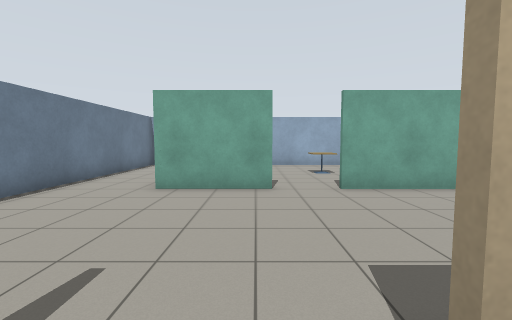
View 1 (above)

17 first-person views from a walk through a robot-simulator world made for Gazebo. The camera is 1.2 m above the floor, tilts 4° down and sees 90° across. The floor is counted in squares, 1 m on a side. Each view is taken from the middle of a square. On the plan, view 1 faces up. The plan holds only what a view shows up to about 12 squares ahead; the rest is blank. Gazebo's built-in surfaces are drawn with simple patterns.

View 2
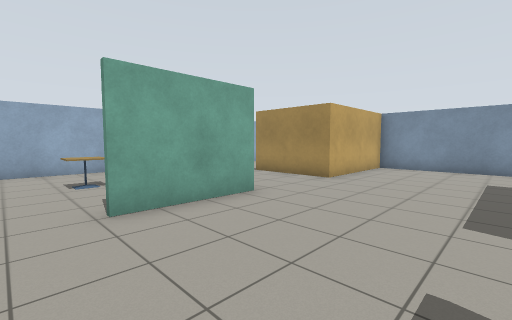

View 3
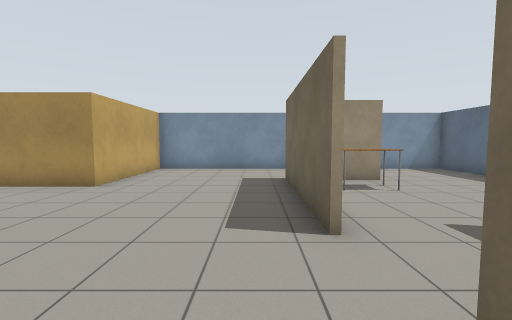

View 4
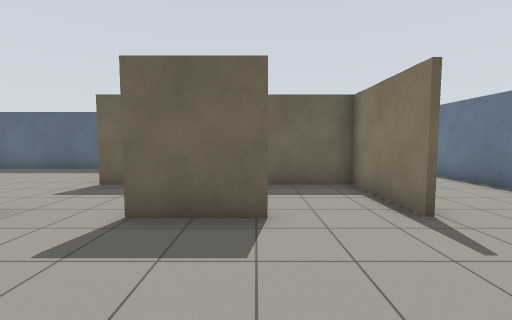

View 5
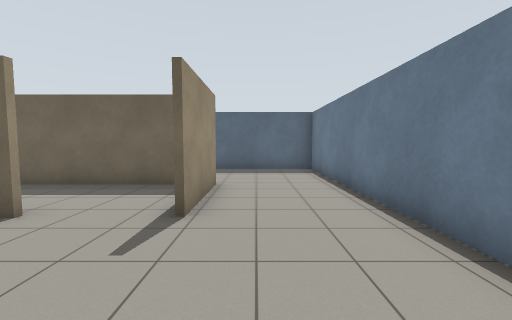

View 6
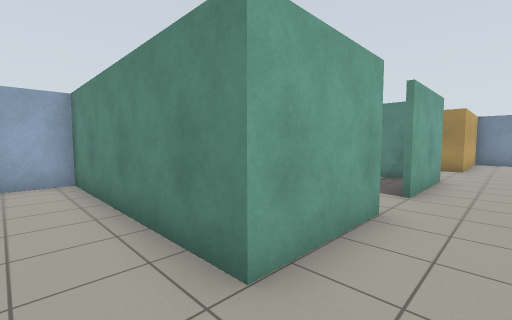

View 7
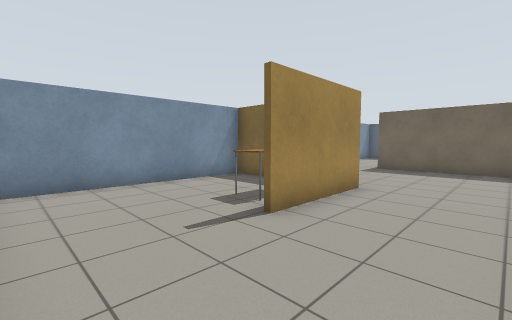

View 8
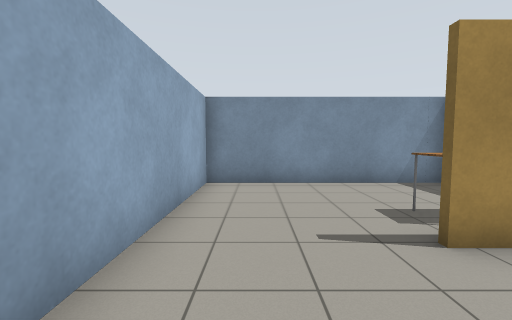

View 9
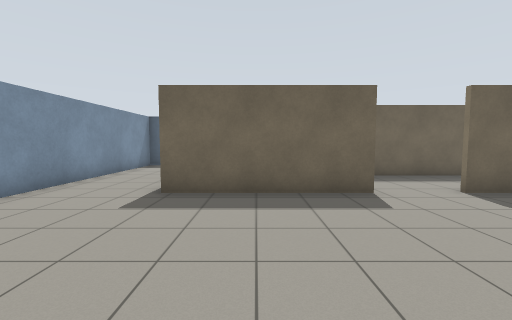

View 10
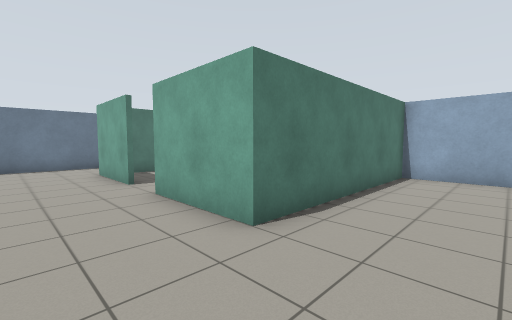

View 11
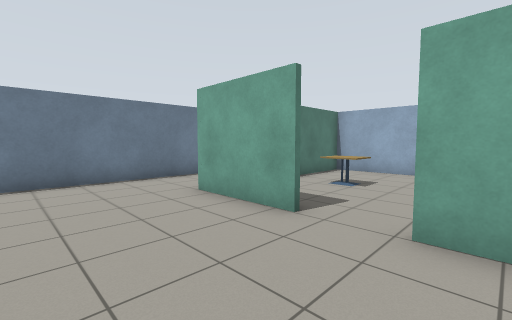

View 12
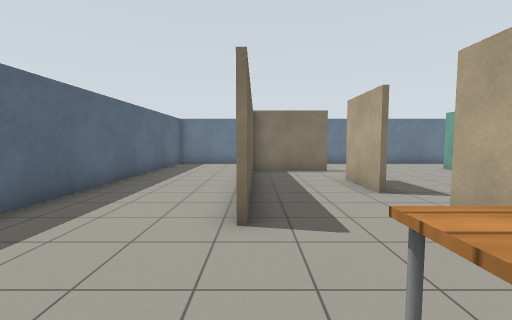

View 13
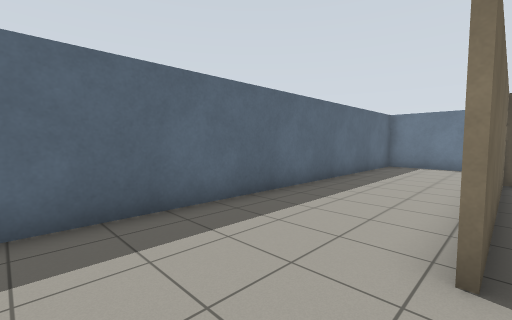

View 14
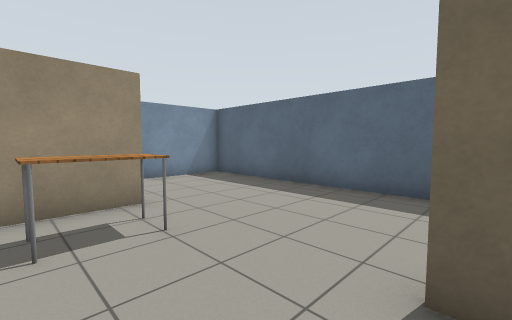

View 15
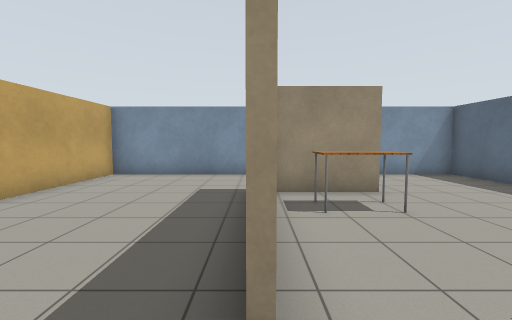

View 16
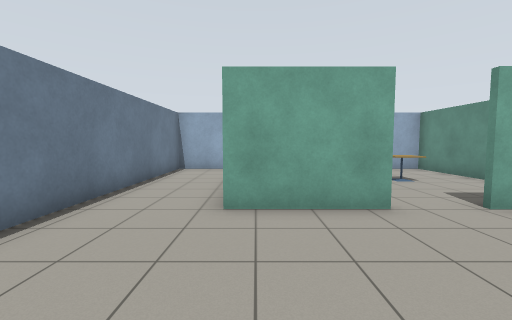

View 17
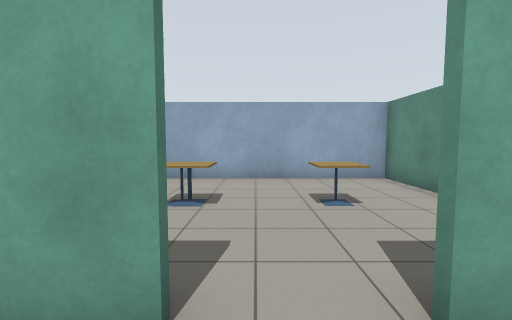

### Floor plan
Points are (right, up) in squares from view 1. A wall is a line through its corners. A room is listed if a view was taken in it or the views show most of it. See-through windows are left out.
Room 1 (views 1, 2, 3, 4, 5, 6, 7, 8, 9, 10, 11, 12, 13, 14, 15, 16, 17)
walls: (5.1, 1) (10.2, 1); (3.1, 0.9) (0.7, 0.9); (6.2, 0.9) (5.1, 0.9); (0.7, 1) (3.1, 1); (0.5, 6.5) (-2.6, 6.5) (-2.6, 13.5); (-1.7, 1) (-1.7, -2.1) (5.5, -2.1); (-1.9, -2.2) (-1.9, 1); (10.1, -2) (10.1, 0.5); (12, 6.5) (13.5, 6.5); (13.5, 6.3) (8.8, 6.3) (8.8, 9.9); (5.4, 13.5) (5.4, 6.5) (2.1, 6.5); (-2, 13.5) (-5.5, 13.5) (-5.5, -6.2) (13.5, -6.2) (13.5, 13.5) (5, 13.5)
ways out: opening at (1.5, 7) to room 2
objects: table (9, -1) to (9, 0); table (10, 8) to (10, 9)
Room 2 (no view inside)
walls: (-2.4, 8.6) (-2.4, 7.6); (5.2, 10) (5.2, 13.5); (-2.4, 13.5) (-2.4, 10.6); (5.2, 7.4) (5.2, 8.3); (5, 13.5) (-2, 13.5)
ways out: opening at (1.5, 7) to room 1
objects: cafe table (-1, 10); cafe table (0, 10); cafe table (2, 10) to (3, 10)

Where each view was taken, in squares from view 1:
view 1: 0 up, 0 right, facing up
view 2: 2 up, 1 right, facing up-right
view 3: 2 up, 2 right, facing right
view 4: 5 up, 1 right, facing down
view 5: 5 up, 3 left, facing down
view 6: 5 up, 4 left, facing up-right
view 7: 13 up, 6 right, facing down-right
view 8: 12 up, 6 right, facing right
view 9: 7 up, 8 right, facing down
view 10: 4 up, 8 right, facing up-left
view 11: 3 up, 3 right, facing up-left
view 12: 2 down, 9 right, facing left
view 13: 2 down, 8 right, facing down-left
view 14: 0 up, 5 right, facing down-right
view 15: 1 up, 4 right, facing right
view 16: 2 up, 2 left, facing up
view 17: 5 up, 1 right, facing up
